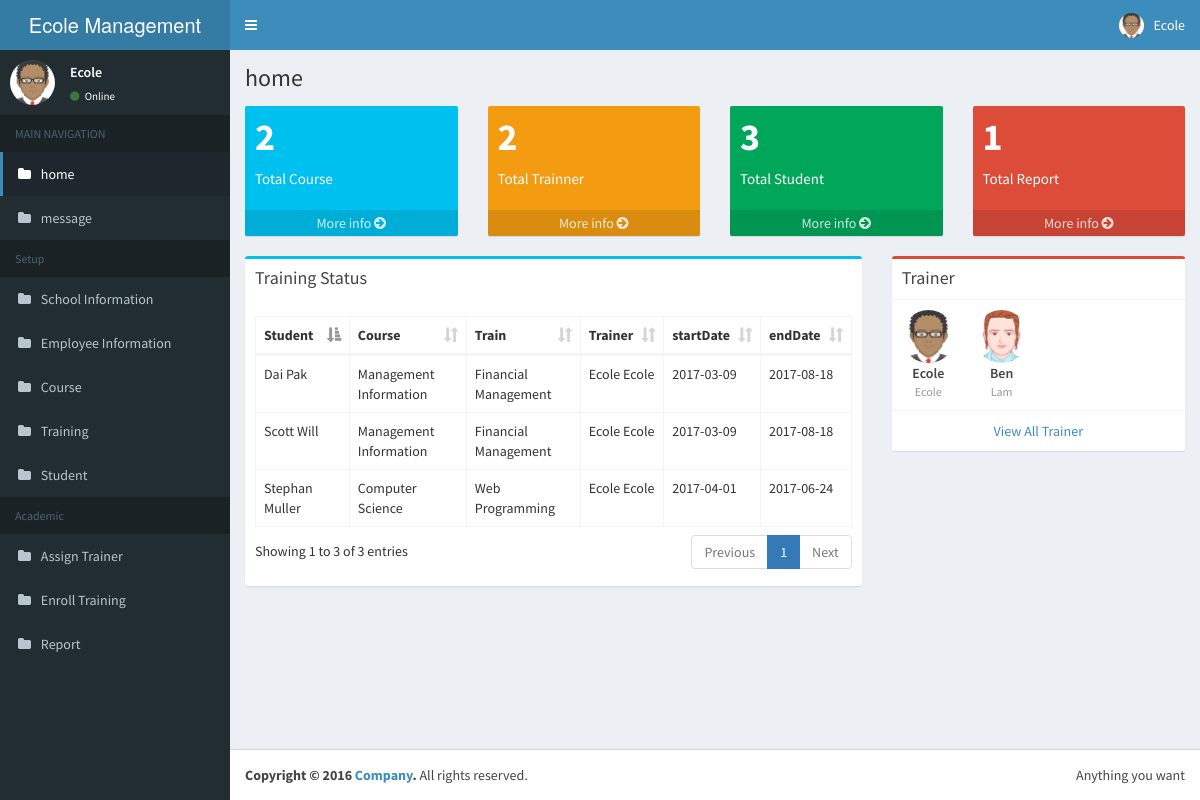
Screenshot of /stmanager/views/navigation/home.php (signed in) with the database file from the repository.
### tables this page shows
CREATE TABLE `employee` (
  `_id` bigint(20) NOT NULL AUTO_INCREMENT,
  `emp_surname` varchar(30) DEFAULT NULL,
  `emp_name` varchar(30) DEFAULT NULL,
  `emp_connum` varchar(30) DEFAULT NULL,
  `emp_gender` tinyint(1) DEFAULT NULL,
  `emp_birth` date DEFAULT NULL,
  `emp_img` varchar(30) DEFAULT NULL,
  `emp_status` int(11) DEFAULT NULL,
  PRIMARY KEY (`_id`)
);

CREATE TABLE `student` (
  `_id` bigint(20) NOT NULL AUTO_INCREMENT,
  `stu_surname` varchar(30) DEFAULT NULL,
  `stu_name` varchar(30) DEFAULT NULL,
  `stu_connum` varchar(30) DEFAULT NULL,
  `stu_gender` tinyint(1) DEFAULT NULL,
  `stu_birth` date DEFAULT NULL,
  `stu_img` varchar(30) DEFAULT NULL,
  `cur_id` bigint(20) DEFAULT NULL,
  `stu_status` int(11) DEFAULT NULL,
  PRIMARY KEY (`_id`)
);

CREATE TABLE `course` (
  `_id` bigint(20) NOT NULL AUTO_INCREMENT,
  `cur_name` varchar(30) NOT NULL,
  `cur_descr` varchar(50) NOT NULL,
  PRIMARY KEY (`_id`)
);

CREATE TABLE `training` (
  `_id` bigint(20) NOT NULL AUTO_INCREMENT,
  `cur_id` bigint(20) DEFAULT NULL,
  `tran_name` varchar(30) DEFAULT NULL,
  `tran_startdate` date DEFAULT NULL,
  `tran_enddate` date DEFAULT NULL,
  `tran_descr` varchar(30) DEFAULT NULL,
  PRIMARY KEY (`_id`)
);

### stmanager/views/navigation/home.php (the view, shortened to what the rows shown need)
<?php
include "../main/header.php";
require_once "../../controller/navigation/home.php";
$vc = new home();
$main = $vc->getMainInfo();
$trainSt = $vc->getTrainSt();
?>
<section class="content">
    <div class="row">
        <div class="col-md-8">
            <div class="box box-info">
                <div class="box-body">
                    <table id="example2" class="table table-bordered table-hover">
                        <thead>
                        <tr>
                            <th>Student</th>
                            <th>Course</th>
                            <th>Train</th>
                            <th>Trainer</th>
                            <th>startDate</th>
                            <th>endDate</th>
                        </tr>
                        </thead>
                        <tbody>
                        <?php for($i=0;$i<count($trainSt);$i++){$now = $trainSt[$i]; ?>
                        <tr>
                            <td><?php echo $now['stu_name'].' '.$now['stu_surname']; ?></td>
                            <td><?php echo $now['cur_name']; ?></td>
                            <td><?php echo $now['tran_name']; ?></td>
                            <td><?php echo $now['emp_name'].' '.$now['emp_surname']; ?></td>
                            <td><?php echo $now['startDate']; ?></td>
                            <td><?php echo $now['endDate']; ?></td>
                        </tr>
                        <?php } ?>
                        </tbody>
                    </table>
                </div>
            </div>
        </div>
        <div class="col-md-4">
            <div class="box box-danger">
                <div class="box-body no-padding">
                    <ul class="users-list clearfix">
                        <?php for($i=0;$i<count($main['trainer']);$i++){$now = $main['trainer'][$i]; ?>
                        <li>
                            <img src="<?php echo RES_PATH.$now['emp_img']; ?>" alt="Trainer Image">
                            <a class="users-list-name" href="#"><?php echo $now['emp_name']; ?></a>
                            <span class="users-list-date"><?php echo $now['emp_surname']; ?></span>
                        </li>
                        <?php } ?>
                    </ul>
                </div>
            </div>
        </div>
    </div>
</section>
<?php
include "../main/footer.php";
?>

### stmanager/views/main/header.php (shortened to what the rows shown need)
<?php
include "../../settings/settings.php";
require_once "../../controller/special/common.php";
$vc = new common();
$emp_now = array();
$nowImg = $nowName = '';
$ps_id = $_SESSION['psId'];
if($_SESSION['userType'] == 0) {
    if (!$emp_now = $vc->getByEmpId($ps_id)) {
        echo 'Serve Not Found';
        exit();
    }
    $nowImg = $emp_now['emp_img'];
    $nowName = $emp_now['emp_name'];
}
?>
<!DOCTYPE html>
<html>
<head>
    <link rel="stylesheet" href="../../resource/bootstrap/css/bootstrap.min.css">
    <link rel="stylesheet" href="https://cdnjs.cloudflare.com/ajax/libs/font-awesome/4.5.0/css/font-awesome.min.css">
    <link rel="stylesheet" href="https://cdnjs.cloudflare.com/ajax/libs/ionicons/2.0.1/css/ionicons.min.css">
    <link rel="stylesheet" href="../../resource/dist/css/AdminLTE.min.css">
    <link rel="stylesheet" href="../../resource/dist/css/skins/skin-blue.min.css">
    <link rel="stylesheet" href="../../resource/plugins/bootstrap-wysihtml5/bootstrap3-wysihtml5.min.css">
    <link rel="stylesheet" href="../../resource/plugins/datatables/dataTables.bootstrap.css">
</head>
<body class="hold-transition skin-blue sidebar-mini">
<div class="wrapper">
    <header class="main-header">
        <nav class="navbar navbar-static-top" role="navigation">
            <div class="navbar-custom-menu">
                <ul class="nav navbar-nav">
                    <li class="dropdown user user-menu">
                        <a href="#" class="dropdown-toggle" data-toggle="dropdown">
                            <img src="<?php echo RES_PATH.$nowImg;?>" class="user-image" alt="User Image">
                            <span class="hidden-xs"><?php echo $nowName;?></span>
                        </a>
                    </li>
                </ul>
            </div>
        </nav>
    </header>
    <aside class="main-sidebar">
        <section class="sidebar">
            <div class="user-panel">
                <div class="pull-left image">
                    <img src="<?php echo RES_PATH.$nowImg;?>" class="img-circle" alt="User Image">
                </div>
                <div class="pull-left info">
                    <p><?php echo $nowName;?></p>
                    <a href="#"><i class="fa fa-circle text-success"></i> Online</a>
                </div>
            </div>
            <?php
                $urltmp =  explode('/', $_SERVER['REQUEST_URI']);
                $titleTemp = $urltmp[count($urltmp)-1];
                $subUrl = explode('?', $titleTemp);
                $subUrl = explode('.', $subUrl[0]);
                $subUrl = explode('_', $subUrl[0]);
                $nowTitle = $subUrl[0];
                $header_info = array('MAIN NAVIGATION'=>array('home'=>array('url'=>'../navigation/home.php'),
                                                              'message'=>array('url'=>'../navigation/message.php')),
                                     'Setup'=>array('School Information'=>array('url'=>'../setup/SchoolInformation.php'),
                                                    'Employee Information'=>array('url'=>'../setup/EmployeeInformation.php'),
                                                    'Course'=>array('url'=>'../setup/Course.php'),
                                                    'Training'=>array('url'=>'../setup/Training.php'),
                                                    'Student'=>array('url'=>'../setup/Student.php')),
                                     'Academic'=>array('Assign Trainer'=>array('url'=>'../academic/AssignTrainer.php'),
                                                        'Enroll Training'=>array('url'=>'../academic/EnrollTraining.php'),
                                                        'Report'=>array('url'=>'../academic/Report.php')));
            ?>
            <?php foreach ($header_info as $mainKey => $headerMain) {?>
                <?php foreach($headerMain as $subKey=>$headerSub){
                    if(strtolower($subKey) == strtolower($nowTitle)){
                        $nowTitle = $subKey;
                    }else{
                        echo '<li><a href="'.$headerSub['url'].'"><i class="fa fa-folder"></i> <span>'.$subKey.'</span></a></li>';
                    }
                }?>
            <?php }?>
        </section>
    </aside>
    <div class="content-wrapper">
    <section class="content-header">
        <h1>
            <?php echo $nowTitle; ?>
        </h1>
    </section>

### rows the page displays
employee: emp_img (placeholder picture), emp_name "Ecole", emp_surname "Ecole"
student: stu_name "Stephan", stu_surname "Muller", course.cur_name "Computer Science", training.tran_name "Web Programming", employee.emp_name "Ecole", employee.emp_surname "Ecole", startDate "2017-04-01", endDate "2017-06-24"
student: stu_name "Dai", stu_surname "Pak", course.cur_name "Management Information", training.tran_name "Financial Management", employee.emp_name "Ecole", employee.emp_surname "Ecole", startDate "2017-03-09", endDate "2017-08-18"
student: stu_name "Scott", stu_surname "Will", course.cur_name "Management Information", training.tran_name "Financial Management", employee.emp_name "Ecole", employee.emp_surname "Ecole", startDate "2017-03-09", endDate "2017-08-18"
employee: emp_img (picture), emp_name "Ben", emp_surname "Lam"

### other values shown
$cfg_homepageTitle "Ecole Management…"
$mainKey "MAIN NAVIGATION"
$subKey "home"
$subKey "message"
$mainKey "Setup"
$subKey "School Information"
$subKey "Employee Information"
$subKey "Course"
$subKey "Training"
$subKey "Student"
$mainKey "Academic"
$subKey "Assign Trainer"
$subKey "Enroll Training"
$subKey "Report"
$nowTitle "home"
